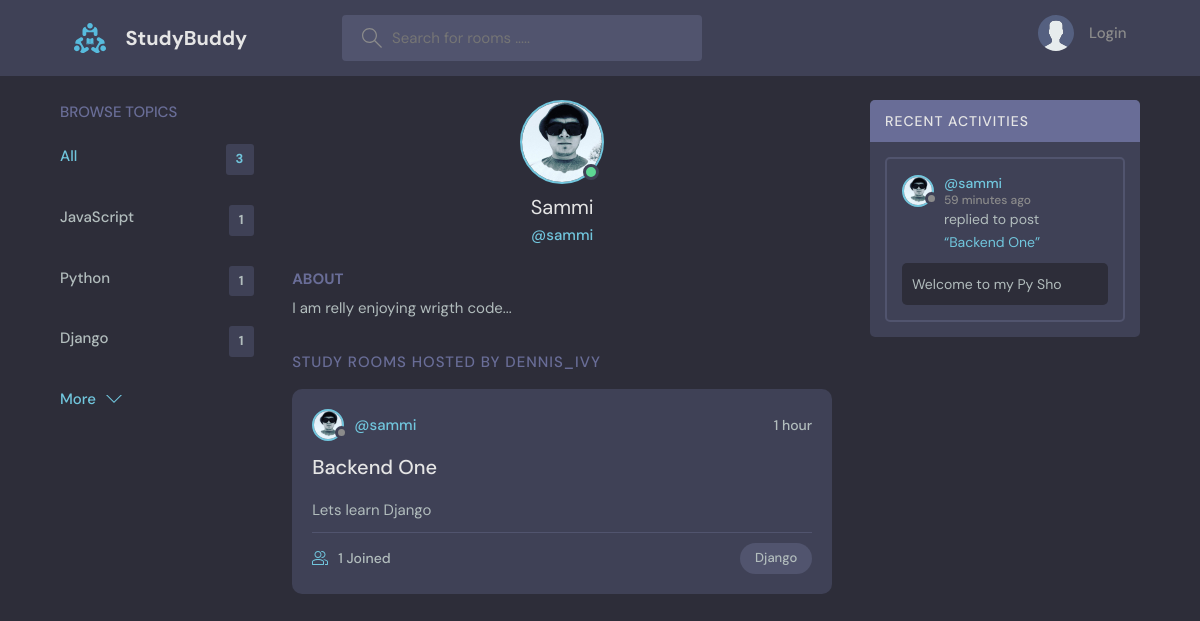
The app's page /profile/2/ with its own data.
### base/models.py (models this page shows)
class Topic(models.Model):
    name = models.CharField(max_length=200)
    def __str__(self) -> str:
        return self.name

class User(AbstractUser):
    name = models.CharField(max_length=200, null=True)
    email = models.EmailField(unique=True)
    bio = models.TextField(null=True)
    avator = models.ImageField(null=True, default='avatar.svg')
    USERNAME_FIELD = 'username'
    REQUIRED_FIELDS = []

class Room(models.Model):
    host = models.ForeignKey(User, on_delete=models.SET_NULL, null=True)
    topic = models.ForeignKey(Topic, on_delete=models.SET_NULL, null=True)
    participants = models.ManyToManyField(User, related_name='participants', blank=True)
    name = models.CharField(max_length=200)
    description = models.TextField()
    updated = models.DateTimeField(auto_now=True)
    created = models.DateTimeField(auto_now_add=True)
    class Meta:
        ordering = ['-updated', '-created']
    def __str__(self) -> str:
        return self.name

class Message(models.Model):
    user = models.ForeignKey(User, on_delete=models.CASCADE)
    room = models.ForeignKey(Room, on_delete=models.CASCADE)
    body = models.TextField()
    updated = models.DateTimeField(auto_now=True)
    date = models.DateTimeField(auto_now_add=True)
    class Meta:
        ordering = ['-updated', '-date']
    def __str__(self):
        return self.body[0:20]

### base/views.py (the view)
# urls.py: path("profile/<str:pk>/", views.profile, name="profile"),
def profile(request, pk):
    user = User.objects.get(id=pk)
    rooms = user.room_set.all()
    room_messages = user.message_set.all()
    topics = Topic.objects.all()
    count_topics = topics.count()
    context = {'user': user, 'rooms': rooms, 'room_messages': room_messages,
               'topics': topics, 'count_topics': count_topics, }
    return render(request, 'profile.html', context)

### base/templates/profile.html (shortened to what this page needs)
{% extends 'main.html' %}
{% load static %}
{% block content %}
    <main class="profile-page layout layout--3">
        <div class="container">
          {% include 'topics_component.html' %}
          <div class="roomList">
            <div class="profile">
              <div class="profile__avatar">
                <div class="avatar avatar--large active">
                  <img src="{{user.avator.url}}" />
                </div>
              </div>
              <div class="profile__info">
                <h3>{{user.name}}</h3>
                <p>@{{user.username}}</p>
              </div>
              <div class="profile__about">
                <h3>About</h3>
                <p>
                  {{user.bio}}
                </p>
              </div>
            </div>
            <div class="roomList__header">
              <div>
                <h2>Study Rooms Hosted by dennis_ivy</a>
                </h2>
              </div>
            </div>
            {% include 'feed_component.html' %}
          </div>
          {% include 'activity_component.html' %}
        </div>
      </main>
{% endblock %}

### base/templates/topics_component.html
<div class="topics">
  <div class="topics__header">
    <h2>Browse Topics</h2>
  </div>
  <ul class="topics__list">
    <li>
      <a href="/" class="active">All <span>{{count_topics}}</span></a>
    </li>
    {% for topic in topics %}
    <li>
      <a href="{% url 'home' %}?q={{topic.name}}">{{topic.name}} <span>{{topic.room_set.all.count}} </span> </a>
    </li>
    {% endfor %}
  </ul>
  <a class="btn btn--link" href="{% url 'topics_page' %}">
    More
    <svg
      version="1.1"
      xmlns="http://www.w3.org/2000/svg"
      width="32"
      height="32"
      viewBox="0 0 32 32"
    >
      <title>chevron-down</title>
      <path d="M16 21l-13-13h-3l16 16 16-16h-3l-13 13z"></path>
    </svg>
  </a>
</div>

### base/templates/feed_component.html (shortened to what this page needs)
    {% for room in rooms %}
    <div class="roomListRoom">
      <div class="roomListRoom__header">
        <a href="{% url 'profile' room.host.id %}" class="roomListRoom__author">
          <div class="avatar avatar--small">
            <img src="{{room.host.avator.url}}" />
          </div>
          <span>@{{room.host.username}}</span>
        </a>
        <div class="roomListRoom__actions">
          <span>{{room.created|timesince}}</span>
        </div>
      </div>
      <div class="roomListRoom__content">
        <a href="{% url 'room' room.id %}">{{room.name}}</a>
        <p>
          {{room.description}}
        </p>
      </div>
      <div class="roomListRoom__meta">
        <a href="{% url 'room' room.id %}" class="roomListRoom__joined">
          {{ room.participants.all.count }} Joined
        </a>
        <p class="roomListRoom__topic">{{room.topic}}</p>
      </div>
    </div>
    {% endfor %}

### base/templates/activity_component.html (shortened to what this page needs)
<div class="activities">
  <div class="activities__header">
    <h2>Recent Activities</h2>
  </div>
  {% for message in room_messages %}
    <div class="activities__box">
      <div class="activities__boxHeader roomListRoom__header">
        <a href="{% url 'profile' message.user.id %}" class="roomListRoom__author">
          <div class="avatar avatar--small">
            <img src="{{message.user.avator.url}}" />
          </div>
          <p>
            @{{message.user}}
            <span>{{message.date|timesince}} ago</span>
          </p>
        </a>
      </div>
      <div class="activities__boxContent">
        <p>
          replied to post
          <a href="{% url 'room' message.room.id %}">“{{message.room}}”
          </a>
        </p>
        <div class="activities__boxRoomContent">
          {{message}}
        </div>
      </div>
    </div>
  {% endfor %}
</div>

### records on screen
Topic: name "JavaScript", room_set.all.count "1"
Topic: name "Python", room_set.all.count "1"
Topic: name "Django", room_set.all.count "1"
User: avator (picture), name "Sammi", username "sammi", bio "I am relly enjoying wrigth code..."
Room: host.avator (picture), host.username "sammi", created "1 hour", name "Backend One", description "Lets learn Django", participants.all.count "1", topic "Django"
Message: user.avator (picture), user "sammi", date "59 minutes", room "Backend One", body "Welcome to my Py Sho"

### other values on screen
{{ count_topics }} "3"
